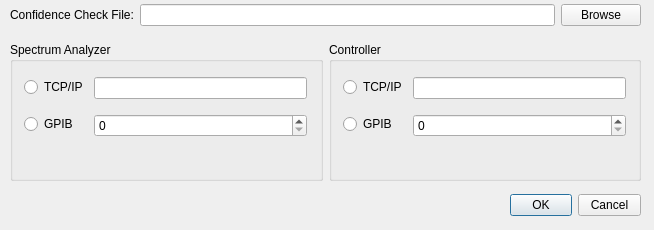
<?xml version="1.0" encoding="UTF-8"?>
<ui version="4.0">
 <class>Settings</class>
 <widget class="QDialog" name="Settings">
  <property name="geometry">
   <rect>
    <x>0</x>
    <y>0</y>
    <width>654</width>
    <height>230</height>
   </rect>
  </property>
  <property name="sizePolicy">
   <sizepolicy hsizetype="Expanding" vsizetype="Fixed">
    <horstretch>0</horstretch>
    <verstretch>0</verstretch>
   </sizepolicy>
  </property>
  <property name="minimumSize">
   <size>
    <width>415</width>
    <height>185</height>
   </size>
  </property>
  <property name="windowTitle">
   <string>Settings</string>
  </property>
  <widget class="QDialogButtonBox" name="buttonBox">
   <property name="geometry">
    <rect>
     <x>510</x>
     <y>190</y>
     <width>131</width>
     <height>31</height>
    </rect>
   </property>
   <property name="orientation">
    <enum>Qt::Horizontal</enum>
   </property>
   <property name="standardButtons">
    <set>QDialogButtonBox::Cancel|QDialogButtonBox::Ok</set>
   </property>
  </widget>
  <widget class="QWidget" name="verticalLayoutWidget">
   <property name="geometry">
    <rect>
     <x>10</x>
     <y>0</y>
     <width>631</width>
     <height>181</height>
    </rect>
   </property>
   <layout class="QVBoxLayout" name="settingsLayout">
    <item>
     <layout class="QHBoxLayout" name="fileSettingLayout">
      <property name="leftMargin">
       <number>0</number>
      </property>
      <property name="topMargin">
       <number>4</number>
      </property>
      <property name="bottomMargin">
       <number>10</number>
      </property>
      <item>
       <widget class="QLabel" name="fileLabel">
        <property name="text">
         <string>Confidence Check File:</string>
        </property>
       </widget>
      </item>
      <item>
       <widget class="QLineEdit" name="filepathEdit"/>
      </item>
      <item>
       <widget class="QPushButton" name="browseFilesButton">
        <property name="text">
         <string>Browse</string>
        </property>
       </widget>
      </item>
     </layout>
    </item>
    <item>
     <layout class="QHBoxLayout" name="groupsLayout">
      <item>
       <widget class="QGroupBox" name="saGroupBox">
        <property name="sizePolicy">
         <sizepolicy hsizetype="Expanding" vsizetype="Expanding">
          <horstretch>0</horstretch>
          <verstretch>0</verstretch>
         </sizepolicy>
        </property>
        <property name="title">
         <string>Spectrum Analyzer</string>
        </property>
        <widget class="QWidget" name="formLayoutWidget">
         <property name="geometry">
          <rect>
           <x>10</x>
           <y>20</y>
           <width>291</width>
           <height>81</height>
          </rect>
         </property>
         <layout class="QFormLayout" name="saForm">
          <property name="verticalSpacing">
           <number>15</number>
          </property>
          <property name="leftMargin">
           <number>4</number>
          </property>
          <property name="topMargin">
           <number>15</number>
          </property>
          <property name="rightMargin">
           <number>4</number>
          </property>
          <property name="bottomMargin">
           <number>4</number>
          </property>
          <item row="0" column="0">
           <widget class="QRadioButton" name="saIPRadio">
            <property name="text">
             <string>TCP/IP</string>
            </property>
            <property name="checkable">
             <bool>true</bool>
            </property>
            <property name="autoExclusive">
             <bool>true</bool>
            </property>
           </widget>
          </item>
          <item row="0" column="1">
           <widget class="QLineEdit" name="saIPEdit"/>
          </item>
          <item row="1" column="0">
           <widget class="QRadioButton" name="saGPIBRadio">
            <property name="text">
             <string>GPIB</string>
            </property>
            <property name="checkable">
             <bool>true</bool>
            </property>
           </widget>
          </item>
          <item row="1" column="1">
           <widget class="QSpinBox" name="saGPIBSpin"/>
          </item>
         </layout>
        </widget>
       </widget>
      </item>
      <item>
       <widget class="QGroupBox" name="ctrlGroupBox">
        <property name="sizePolicy">
         <sizepolicy hsizetype="Expanding" vsizetype="Expanding">
          <horstretch>0</horstretch>
          <verstretch>0</verstretch>
         </sizepolicy>
        </property>
        <property name="title">
         <string>Controller</string>
        </property>
        <widget class="QWidget" name="formLayoutWidget_2">
         <property name="geometry">
          <rect>
           <x>10</x>
           <y>20</y>
           <width>291</width>
           <height>81</height>
          </rect>
         </property>
         <layout class="QFormLayout" name="ctrlForm">
          <property name="verticalSpacing">
           <number>15</number>
          </property>
          <property name="leftMargin">
           <number>4</number>
          </property>
          <property name="topMargin">
           <number>15</number>
          </property>
          <property name="rightMargin">
           <number>4</number>
          </property>
          <property name="bottomMargin">
           <number>4</number>
          </property>
          <item row="0" column="0">
           <widget class="QRadioButton" name="ctrlIPRadio">
            <property name="text">
             <string>TCP/IP</string>
            </property>
            <property name="checkable">
             <bool>true</bool>
            </property>
           </widget>
          </item>
          <item row="0" column="1">
           <widget class="QLineEdit" name="ctrlIPEdit"/>
          </item>
          <item row="1" column="0">
           <widget class="QRadioButton" name="ctrlGPIBRadio">
            <property name="text">
             <string>GPIB</string>
            </property>
            <property name="checkable">
             <bool>true</bool>
            </property>
           </widget>
          </item>
          <item row="1" column="1">
           <widget class="QSpinBox" name="ctrlGPIBSpin"/>
          </item>
         </layout>
        </widget>
       </widget>
      </item>
     </layout>
    </item>
   </layout>
  </widget>
 </widget>
 <resources/>
 <connections>
  <connection>
   <sender>buttonBox</sender>
   <signal>accepted()</signal>
   <receiver>Settings</receiver>
   <slot>accept()</slot>
   <hints>
    <hint type="sourcelabel">
     <x>278</x>
     <y>180</y>
    </hint>
    <hint type="destinationlabel">
     <x>157</x>
     <y>150</y>
    </hint>
   </hints>
  </connection>
  <connection>
   <sender>buttonBox</sender>
   <signal>rejected()</signal>
   <receiver>Settings</receiver>
   <slot>reject()</slot>
   <hints>
    <hint type="sourcelabel">
     <x>346</x>
     <y>180</y>
    </hint>
    <hint type="destinationlabel">
     <x>286</x>
     <y>150</y>
    </hint>
   </hints>
  </connection>
  <connection>
   <sender>browseFilesButton</sender>
   <signal>clicked()</signal>
   <receiver>Settings</receiver>
   <slot>browseSlot()</slot>
   <hints>
    <hint type="sourcelabel">
     <x>638</x>
     <y>21</y>
    </hint>
    <hint type="destinationlabel">
     <x>650</x>
     <y>44</y>
    </hint>
   </hints>
  </connection>
  <connection>
   <sender>saIPRadio</sender>
   <signal>clicked()</signal>
   <receiver>Settings</receiver>
   <slot>saIPSelectSlot()</slot>
   <hints>
    <hint type="sourcelabel">
     <x>40</x>
     <y>74</y>
    </hint>
    <hint type="destinationlabel">
     <x>6</x>
     <y>78</y>
    </hint>
   </hints>
  </connection>
  <connection>
   <sender>saGPIBRadio</sender>
   <signal>clicked()</signal>
   <receiver>Settings</receiver>
   <slot>saGPIBSelectSlot()</slot>
   <hints>
    <hint type="sourcelabel">
     <x>36</x>
     <y>111</y>
    </hint>
    <hint type="destinationlabel">
     <x>4</x>
     <y>109</y>
    </hint>
   </hints>
  </connection>
  <connection>
   <sender>ctrlIPRadio</sender>
   <signal>clicked()</signal>
   <receiver>Settings</receiver>
   <slot>ctrlIPSelectSlot()</slot>
   <hints>
    <hint type="sourcelabel">
     <x>348</x>
     <y>77</y>
    </hint>
    <hint type="destinationlabel">
     <x>327</x>
     <y>76</y>
    </hint>
   </hints>
  </connection>
  <connection>
   <sender>ctrlGPIBRadio</sender>
   <signal>clicked()</signal>
   <receiver>Settings</receiver>
   <slot>ctrlGPIBSelectSlot()</slot>
   <hints>
    <hint type="sourcelabel">
     <x>357</x>
     <y>107</y>
    </hint>
    <hint type="destinationlabel">
     <x>327</x>
     <y>108</y>
    </hint>
   </hints>
  </connection>
  <connection>
   <sender>saIPEdit</sender>
   <signal>textChanged(QString)</signal>
   <receiver>Settings</receiver>
   <slot>saIPSelectSlot()</slot>
   <hints>
    <hint type="sourcelabel">
     <x>108</x>
     <y>78</y>
    </hint>
    <hint type="destinationlabel">
     <x>59</x>
     <y>32</y>
    </hint>
   </hints>
  </connection>
  <connection>
   <sender>saGPIBSpin</sender>
   <signal>valueChanged(int)</signal>
   <receiver>Settings</receiver>
   <slot>saGPIBSelectSlot()</slot>
   <hints>
    <hint type="sourcelabel">
     <x>152</x>
     <y>108</y>
    </hint>
    <hint type="destinationlabel">
     <x>140</x>
     <y>31</y>
    </hint>
   </hints>
  </connection>
  <connection>
   <sender>ctrlIPEdit</sender>
   <signal>textChanged(QString)</signal>
   <receiver>Settings</receiver>
   <slot>ctrlIPSelectSlot()</slot>
   <hints>
    <hint type="sourcelabel">
     <x>454</x>
     <y>79</y>
    </hint>
    <hint type="destinationlabel">
     <x>423</x>
     <y>33</y>
    </hint>
   </hints>
  </connection>
  <connection>
   <sender>ctrlGPIBSpin</sender>
   <signal>valueChanged(int)</signal>
   <receiver>Settings</receiver>
   <slot>ctrlGPIBSelectSlot()</slot>
   <hints>
    <hint type="sourcelabel">
     <x>497</x>
     <y>109</y>
    </hint>
    <hint type="destinationlabel">
     <x>478</x>
     <y>32</y>
    </hint>
   </hints>
  </connection>
 </connections>
 <slots>
  <slot>browseSlot()</slot>
  <slot>saIPSelectSlot()</slot>
  <slot>saGPIBSelectSlot()</slot>
  <slot>ctrlIPSelectSlot()</slot>
  <slot>ctrlGPIBSelectSlot()</slot>
 </slots>
</ui>
